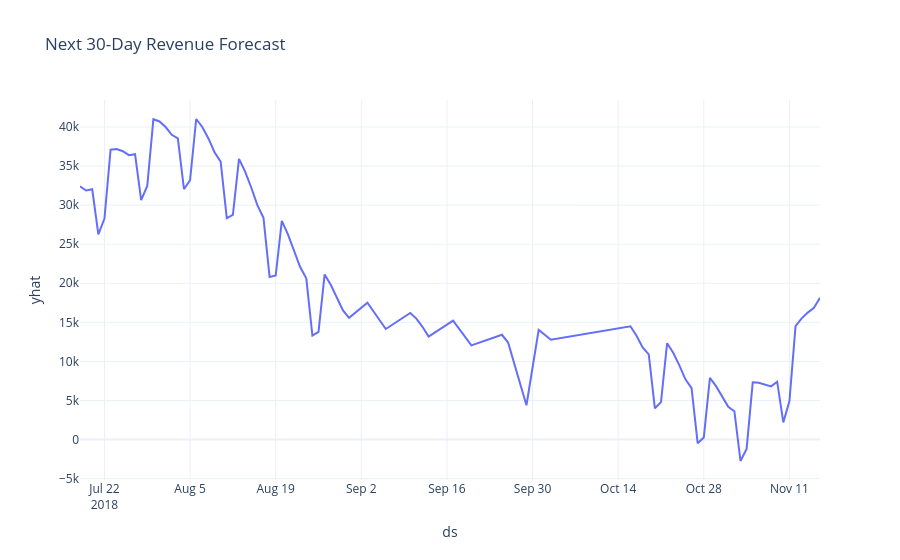

Write notebook code for a chart like this one.
### Code cell
fig = px.line(

    forecast.tail(90),

    x="ds",

    y="yhat",

    title="Next 30-Day Revenue Forecast",

    template="plotly_white"

)

fig.show()
